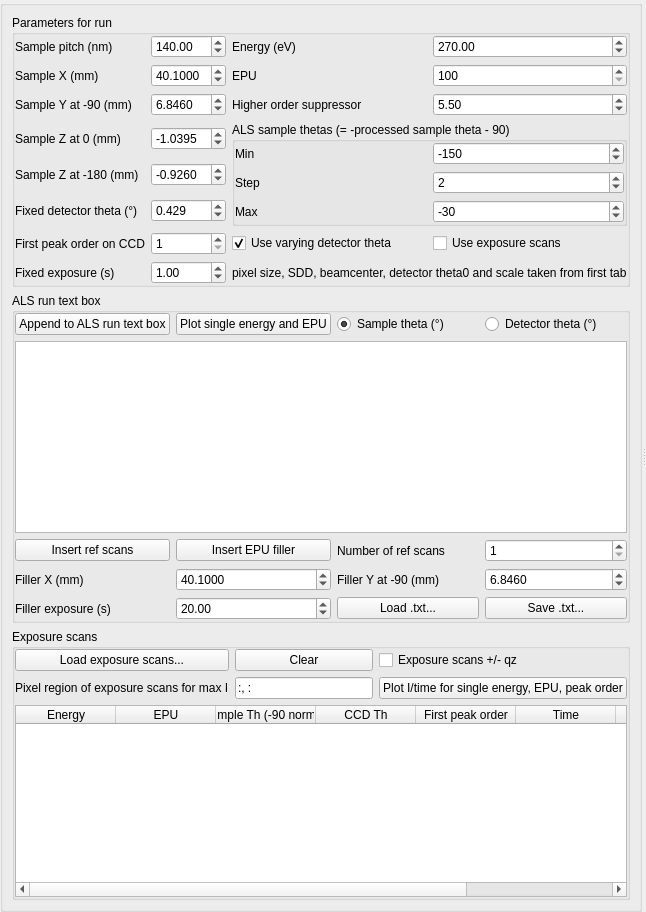
      <widget class="QWidget" name="tabALSRunGenerator">
       <attribute name="title">
        <string>ALS Run Generator</string>
       </attribute>
       <layout class="QGridLayout" name="gridLayout_18">
        <property name="margin">
         <number>0</number>
        </property>
        <item row="0" column="0">
         <widget class="QSplitter" name="splitter_7">
          <property name="orientation">
           <enum>Qt::Horizontal</enum>
          </property>
          <widget class="QGroupBox" name="groupBox_6">
           <property name="title">
            <string/>
           </property>
           <layout class="QVBoxLayout" name="verticalLayout_10">
            <item>
             <widget class="QGroupBox" name="groupBox_7">
              <property name="title">
               <string>Parameters for run</string>
              </property>
              <layout class="QGridLayout" name="gridLayout_17">
               <property name="margin">
                <number>0</number>
               </property>
               <item row="2" column="3">
                <widget class="QLabel" name="label_60">
                 <property name="text">
                  <string>Higher order suppressor</string>
                 </property>
                </widget>
               </item>
               <item row="2" column="2">
                <widget class="QDoubleSpinBox" name="doubleSpinBox_gen_y">
                 <property name="decimals">
                  <number>4</number>
                 </property>
                 <property name="value">
                  <double>6.846000000000000</double>
                 </property>
                </widget>
               </item>
               <item row="2" column="4">
                <widget class="QDoubleSpinBox" name="doubleSpinBox_gen_suppressor">
                 <property name="value">
                  <double>5.500000000000000</double>
                 </property>
                </widget>
               </item>
               <item row="0" column="2">
                <widget class="QDoubleSpinBox" name="doubleSpinBox_gen_pitch">
                 <property name="minimum">
                  <double>1.000000000000000</double>
                 </property>
                 <property name="maximum">
                  <double>999.000000000000000</double>
                 </property>
                 <property name="value">
                  <double>140.000000000000000</double>
                 </property>
                </widget>
               </item>
               <item row="0" column="0">
                <widget class="QLabel" name="label_51">
                 <property name="text">
                  <string>Sample pitch (nm)</string>
                 </property>
                </widget>
               </item>
               <item row="0" column="3">
                <widget class="QLabel" name="label_50">
                 <property name="text">
                  <string>Energy (eV)</string>
                 </property>
                </widget>
               </item>
               <item row="4" column="2">
                <widget class="QDoubleSpinBox" name="doubleSpinBox_gen_z180">
                 <property name="decimals">
                  <number>4</number>
                 </property>
                 <property name="minimum">
                  <double>-99.989999999999995</double>
                 </property>
                 <property name="value">
                  <double>-0.926000000000000</double>
                 </property>
                </widget>
               </item>
               <item row="4" column="0">
                <widget class="QLabel" name="label_59">
                 <property name="text">
                  <string>Sample Z at -180 (mm)</string>
                 </property>
                </widget>
               </item>
               <item row="3" column="0">
                <widget class="QLabel" name="label_58">
                 <property name="text">
                  <string>Sample Z at 0 (mm)</string>
                 </property>
                </widget>
               </item>
               <item row="3" column="2">
                <widget class="QDoubleSpinBox" name="doubleSpinBox_gen_z0">
                 <property name="decimals">
                  <number>4</number>
                 </property>
                 <property name="minimum">
                  <double>-99.989999999999995</double>
                 </property>
                 <property name="value">
                  <double>-1.039500000000000</double>
                 </property>
                </widget>
               </item>
               <item row="8" column="0">
                <widget class="QLabel" name="label_55">
                 <property name="text">
                  <string>Fixed exposure (s)</string>
                 </property>
                </widget>
               </item>
               <item row="1" column="4">
                <widget class="QSpinBox" name="spinBox_gen_EPU">
                 <property name="minimum">
                  <number>100</number>
                 </property>
                 <property name="maximum">
                  <number>190</number>
                 </property>
                 <property name="singleStep">
                  <number>90</number>
                 </property>
                </widget>
               </item>
               <item row="2" column="0">
                <widget class="QLabel" name="label_46">
                 <property name="text">
                  <string>Sample Y at -90 (mm)</string>
                 </property>
                </widget>
               </item>
               <item row="0" column="4">
                <widget class="QDoubleSpinBox" name="doubleSpinBox_gen_energy">
                 <property name="minimum">
                  <double>1.000000000000000</double>
                 </property>
                 <property name="maximum">
                  <double>999.000000000000000</double>
                 </property>
                 <property name="value">
                  <double>270.000000000000000</double>
                 </property>
                </widget>
               </item>
               <item row="1" column="0">
                <widget class="QLabel" name="label_44">
                 <property name="text">
                  <string>Sample X (mm)</string>
                 </property>
                </widget>
               </item>
               <item row="1" column="3">
                <widget class="QLabel" name="label_45">
                 <property name="text">
                  <string>EPU</string>
                 </property>
                </widget>
               </item>
               <item row="1" column="2">
                <widget class="QDoubleSpinBox" name="doubleSpinBox_gen_x">
                 <property name="decimals">
                  <number>4</number>
                 </property>
                 <property name="value">
                  <double>40.100000000000001</double>
                 </property>
                </widget>
               </item>
               <item row="8" column="2">
                <widget class="QDoubleSpinBox" name="doubleSpinBox_gen_exposure">
                 <property name="value">
                  <double>1.000000000000000</double>
                 </property>
                </widget>
               </item>
               <item row="8" column="3" colspan="2">
                <widget class="QLabel" name="label_53">
                 <property name="text">
                  <string>pixel size, SDD, beamcenter, detector theta0 and scale taken from first tab</string>
                 </property>
                </widget>
               </item>
               <item row="5" column="2">
                <widget class="QDoubleSpinBox" name="doubleSpinBox_gen_fixeddettheta">
                 <property name="decimals">
                  <number>3</number>
                 </property>
                 <property name="minimum">
                  <double>-40.000000000000000</double>
                 </property>
                 <property name="maximum">
                  <double>40.000000000000000</double>
                 </property>
                 <property name="value">
                  <double>0.429000000000000</double>
                 </property>
                </widget>
               </item>
               <item row="5" column="0">
                <widget class="QLabel" name="label_62">
                 <property name="text">
                  <string>Fixed detector theta (°)</string>
                 </property>
                </widget>
               </item>
               <item row="6" column="0">
                <widget class="QLabel" name="label_56">
                 <property name="text">
                  <string>First peak order on CCD</string>
                 </property>
                </widget>
               </item>
               <item row="6" column="2">
                <widget class="QSpinBox" name="spinBox_gen_peakorder">
                 <property name="minimum">
                  <number>1</number>
                 </property>
                </widget>
               </item>
               <item row="3" column="3" rowspan="3" colspan="2">
                <widget class="QGroupBox" name="groupBox_3">
                 <property name="title">
                  <string>ALS sample thetas (= -processed sample theta - 90)</string>
                 </property>
                 <layout class="QGridLayout" name="gridLayout_16">
                  <property name="margin">
                   <number>0</number>
                  </property>
                  <item row="1" column="1">
                   <widget class="QSpinBox" name="spinBox_gen_step">
                    <property name="minimum">
                     <number>1</number>
                    </property>
                    <property name="maximum">
                     <number>99</number>
                    </property>
                    <property name="value">
                     <number>2</number>
                    </property>
                   </widget>
                  </item>
                  <item row="0" column="0">
                   <widget class="QLabel" name="label_47">
                    <property name="text">
                     <string>Min</string>
                    </property>
                   </widget>
                  </item>
                  <item row="2" column="1">
                   <widget class="QSpinBox" name="spinBox_gen_max">
                    <property name="minimum">
                     <number>-180</number>
                    </property>
                    <property name="maximum">
                     <number>0</number>
                    </property>
                    <property name="value">
                     <number>-30</number>
                    </property>
                   </widget>
                  </item>
                  <item row="2" column="0">
                   <widget class="QLabel" name="label_48">
                    <property name="text">
                     <string>Max</string>
                    </property>
                   </widget>
                  </item>
                  <item row="1" column="0">
                   <widget class="QLabel" name="label_49">
                    <property name="text">
                     <string>Step</string>
                    </property>
                   </widget>
                  </item>
                  <item row="0" column="1">
                   <widget class="QSpinBox" name="spinBox_gen_min">
                    <property name="minimum">
                     <number>-180</number>
                    </property>
                    <property name="maximum">
                     <number>0</number>
                    </property>
                    <property name="value">
                     <number>-150</number>
                    </property>
                   </widget>
                  </item>
                 </layout>
                </widget>
               </item>
               <item row="6" column="3">
                <widget class="QCheckBox" name="checkBox_gen_varydettheta">
                 <property name="toolTip">
                  <string>Avoid peak orders below the specified order</string>
                 </property>
                 <property name="text">
                  <string>Use varying detector theta</string>
                 </property>
                 <property name="checked">
                  <bool>true</bool>
                 </property>
                </widget>
               </item>
               <item row="6" column="4">
                <widget class="QCheckBox" name="checkBox_gen_exposures">
                 <property name="toolTip">
                  <string>Use exposure scans instead of scalar to calculate exposure time</string>
                 </property>
                 <property name="text">
                  <string>Use exposure scans</string>
                 </property>
                </widget>
               </item>
              </layout>
              <zorder>label_51</zorder>
              <zorder>doubleSpinBox_gen_pitch</zorder>
              <zorder>label_44</zorder>
              <zorder>doubleSpinBox_gen_x</zorder>
              <zorder>label_46</zorder>
              <zorder>doubleSpinBox_gen_y</zorder>
              <zorder>label_58</zorder>
              <zorder>doubleSpinBox_gen_z0</zorder>
              <zorder>label_59</zorder>
              <zorder>doubleSpinBox_gen_z180</zorder>
              <zorder>label_50</zorder>
              <zorder>doubleSpinBox_gen_energy</zorder>
              <zorder>doubleSpinBox_gen_suppressor</zorder>
              <zorder>spinBox_gen_EPU</zorder>
              <zorder>label_60</zorder>
              <zorder>label_45</zorder>
              <zorder>groupBox_3</zorder>
              <zorder>label_55</zorder>
              <zorder>doubleSpinBox_gen_exposure</zorder>
              <zorder>label_53</zorder>
              <zorder>doubleSpinBox_gen_fixeddettheta</zorder>
              <zorder>label_62</zorder>
              <zorder>label_56</zorder>
              <zorder>spinBox_gen_peakorder</zorder>
              <zorder>checkBox_gen_varydettheta</zorder>
              <zorder>checkBox_gen_exposures</zorder>
             </widget>
            </item>
            <item>
             <widget class="QGroupBox" name="groupBox_8">
              <property name="title">
               <string>ALS run text box</string>
              </property>
              <layout class="QGridLayout" name="gridLayout_19">
               <property name="margin">
                <number>0</number>
               </property>
               <item row="0" column="3">
                <widget class="QRadioButton" name="radioButton_gen_plotdetectortheta">
                 <property name="text">
                  <string>Detector theta (°)</string>
                 </property>
                </widget>
               </item>
               <item row="0" column="0">
                <widget class="QPushButton" name="pushButton_gen_appendrun">
                 <property name="toolTip">
                  <string>Adds scans based on parameters above to ALS run text box</string>
                 </property>
                 <property name="text">
                  <string>Append to ALS run text box</string>
                 </property>
                </widget>
               </item>
               <item row="0" column="1">
                <widget class="QPushButton" name="pushButton_gen_plot">
                 <property name="toolTip">
                  <string>Plot ALS run at energy and EPU defined above</string>
                 </property>
                 <property name="text">
                  <string>Plot single energy and EPU</string>
                 </property>
                </widget>
               </item>
               <item row="1" column="0" colspan="4">
                <widget class="QPlainTextEdit" name="plainTextEdit_gen_runtext">
                 <property name="toolTip">
                  <string>You can hand edit this, it will save the changes when you click outside text box</string>
                 </property>
                 <property name="lineWrapMode">
                  <enum>QPlainTextEdit::NoWrap</enum>
                 </property>
                 <property name="tabStopWidth">
                  <number>90</number>
                 </property>
                </widget>
               </item>
               <item row="0" column="2">
                <widget class="QRadioButton" name="radioButton_gen_plotsampletheta">
                 <property name="text">
                  <string>Sample theta (°)</string>
                 </property>
                 <property name="checked">
                  <bool>true</bool>
                 </property>
                </widget>
               </item>
               <item row="3" column="1">
                <widget class="QDoubleSpinBox" name="doubleSpinBox_gen_fillerx">
                 <property name="decimals">
                  <number>4</number>
                 </property>
                 <property name="value">
                  <double>40.100000000000001</double>
                 </property>
                </widget>
               </item>
               <item row="3" column="2">
                <widget class="QLabel" name="label_40">
                 <property name="text">
                  <string>Filler Y at -90 (mm)</string>
                 </property>
                </widget>
               </item>
               <item row="3" column="0">
                <widget class="QLabel" name="label_28">
                 <property name="text">
                  <string>Filler X (mm)</string>
                 </property>
                </widget>
               </item>
               <item row="3" column="3">
                <widget class="QDoubleSpinBox" name="doubleSpinBox_gen_fillery">
                 <property name="decimals">
                  <number>4</number>
                 </property>
                 <property name="value">
                  <double>6.846000000000000</double>
                 </property>
                </widget>
               </item>
               <item row="2" column="0">
                <widget class="QPushButton" name="pushButton_gen_insertref">
                 <property name="toolTip">
                  <string>Extra scans have same parameters as the normal incidence scan with their energy and EPU</string>
                 </property>
                 <property name="text">
                  <string>Insert ref scans</string>
                 </property>
                </widget>
               </item>
               <item row="2" column="1">
                <widget class="QPushButton" name="pushButton_gen_insertfiller">
                 <property name="toolTip">
                  <string>Add filler scans between EPU changes to ALS run text box</string>
                 </property>
                 <property name="text">
                  <string>Insert EPU filler</string>
                 </property>
                </widget>
               </item>
               <item row="4" column="2">
                <widget class="QPushButton" name="pushButton_gen_loadtxt">
                 <property name="text">
                  <string>Load .txt...</string>
                 </property>
                </widget>
               </item>
               <item row="4" column="3">
                <widget class="QPushButton" name="pushButton_gen_savetxt">
                 <property name="text">
                  <string>Save .txt...</string>
                 </property>
                </widget>
               </item>
               <item row="4" column="0">
                <widget class="QLabel" name="label_52">
                 <property name="text">
                  <string>Filler exposure (s)</string>
                 </property>
                </widget>
               </item>
               <item row="4" column="1">
                <widget class="QDoubleSpinBox" name="doubleSpinBox_gen_fillerexposure">
                 <property name="value">
                  <double>20.000000000000000</double>
                 </property>
                </widget>
               </item>
               <item row="2" column="2">
                <widget class="QLabel" name="label_54">
                 <property name="text">
                  <string>Number of ref scans</string>
                 </property>
                </widget>
               </item>
               <item row="2" column="3">
                <widget class="QSpinBox" name="spinBox_gen_numrefscans">
                 <property name="toolTip">
                  <string>Number of ref scans added when sample theta jumps</string>
                 </property>
                 <property name="minimum">
                  <number>1</number>
                 </property>
                </widget>
               </item>
              </layout>
             </widget>
            </item>
            <item>
             <widget class="QGroupBox" name="groupBox_9">
              <property name="title">
               <string>Exposure scans</string>
              </property>
              <layout class="QGridLayout" name="gridLayout_20">
               <property name="margin">
                <number>0</number>
               </property>
               <item row="0" column="0">
                <widget class="QPushButton" name="pushButton_gen_loadexposures">
                 <property name="toolTip">
                  <string>Loads short scans used to calculate exposure time</string>
                 </property>
                 <property name="text">
                  <string>Load exposure scans...</string>
                 </property>
                </widget>
               </item>
               <item row="0" column="1">
                <widget class="QPushButton" name="pushButton_gen_clearexposures">
                 <property name="text">
                  <string>Clear</string>
                 </property>
                </widget>
               </item>
               <item row="0" column="2">
                <widget class="QCheckBox" name="checkBox_gen_plusminusqz">
                 <property name="toolTip">
                  <string>When loading exposure scans, also generate calculated scans at -Qz of the real ones</string>
                 </property>
                 <property name="text">
                  <string>Exposure scans +/- qz</string>
                 </property>
                </widget>
               </item>
               <item row="1" column="0">
                <widget class="QLabel" name="label_61">
                 <property name="text">
                  <string>Pixel region of exposure scans for max I</string>
                 </property>
                </widget>
               </item>
               <item row="1" column="1">
                <widget class="QLineEdit" name="lineEdit_gen_regionformaxI">
                 <property name="text">
                  <string>:, :</string>
                 </property>
                </widget>
               </item>
               <item row="1" column="2">
                <widget class="QPushButton" name="pushButton_gen_plotexposures">
                 <property name="text">
                  <string>Plot I/time for single energy, EPU, peak order</string>
                 </property>
                </widget>
               </item>
               <item row="2" column="0" colspan="3">
                <widget class="QTableWidget" name="tableWidget_gen_exposures">
                 <column>
                  <property name="text">
                   <string>Energy</string>
                  </property>
                 </column>
                 <column>
                  <property name="text">
                   <string>EPU</string>
                  </property>
                 </column>
                 <column>
                  <property name="text">
                   <string>Sample Th (-90 normal)</string>
                  </property>
                 </column>
                 <column>
                  <property name="text">
                   <string>CCD Th</string>
                  </property>
                 </column>
                 <column>
                  <property name="text">
                   <string>First peak order</string>
                  </property>
                 </column>
                 <column>
                  <property name="text">
                   <string>Time</string>
                  </property>
                 </column>
                 <column>
                  <property name="text">
                   <string>Max I</string>
                  </property>
                 </column>
                 <column>
                  <property name="text">
                   <string>Calc best time</string>
                  </property>
                 </column>
                </widget>
               </item>
              </layout>
             </widget>
            </item>
           </layout>
          </widget>
          <widget class="MatplotlibWidget2D" name="widget_gen_QzQx" native="true">
           <property name="sizePolicy">
            <sizepolicy hsizetype="Preferred" vsizetype="Preferred">
             <horstretch>1</horstretch>
             <verstretch>1</verstretch>
            </sizepolicy>
           </property>
          </widget>
         </widget>
        </item>
       </layout>
      </widget>
